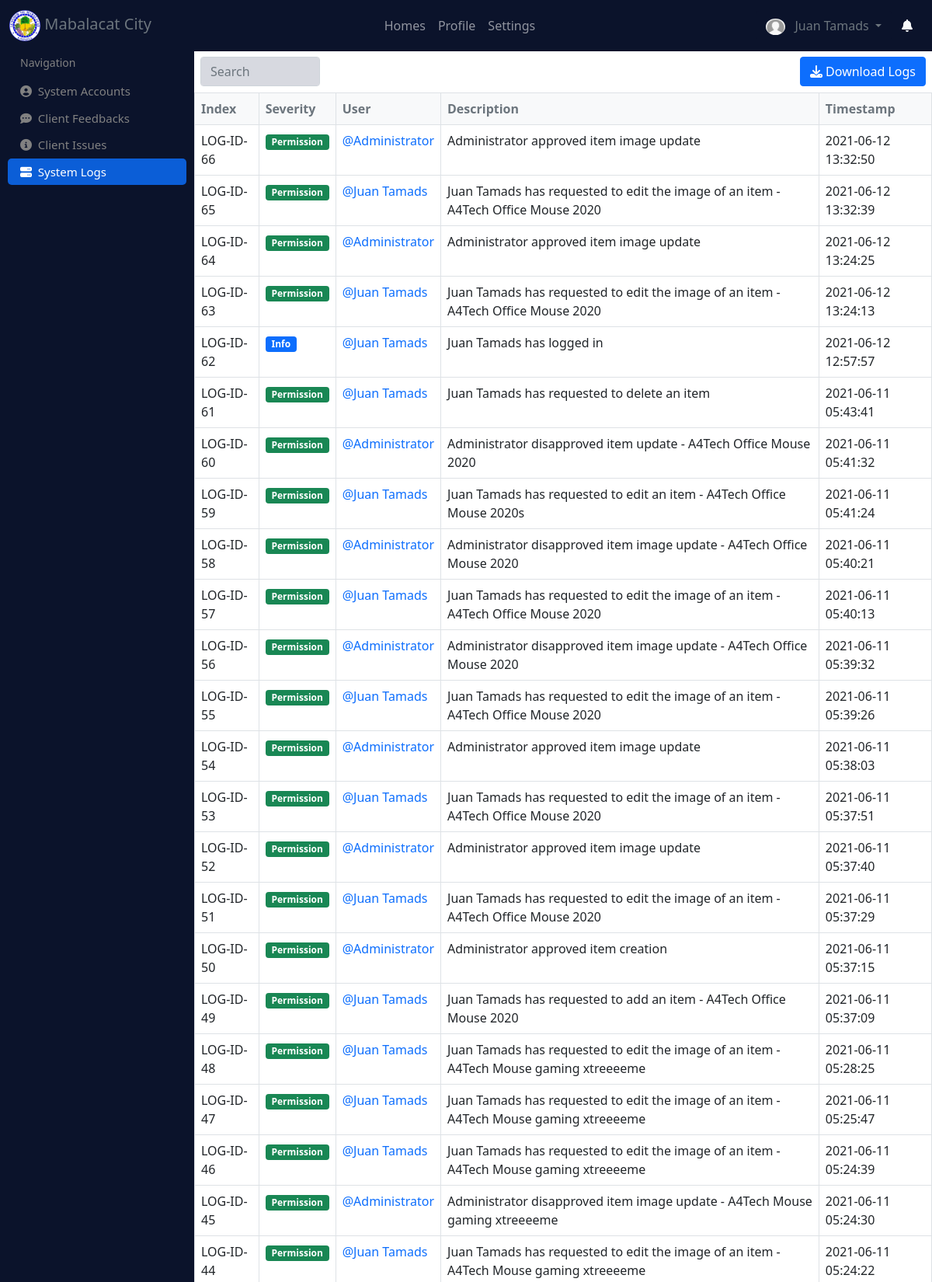
/system_logs (signed in, upper part), run on the app's committed database.
### website/models.py (models this page shows)
class User(db.Model, UserMixin):
    id = db.Column(db.Integer, primary_key=True)
    image = db.Column(db.String(255), default="default.png")
    name = db.Column(db.String(150), unique=True)
    username = db.Column(db.String(150), unique=True)
    password = db.Column(db.String(150))
    email = db.Column(db.String(150), unique=True)
    number = db.Column(db.Integer, unique=True)
    role = db.Column(db.String(150), default="User")
    activated = db.Column(db.Integer, default=0)
    created_at = db.Column(db.DateTime(timezone=True), default=func.now())
    updated_at = db.Column(db.DateTime(timezone=True), default=func.now())
    items = db.relationship('Item')
    feedbacks = db.relationship('Feedback', backref='user')
    issues = db.relationship('Issue', backref='user')
    logs = db.relationship('Log', backref='user')

class Log(db.Model):
    id = db.Column(db.Integer, primary_key=True)
    severity = db.Column(db.String(150))
    description = db.Column(db.Text)
    date = db.Column(db.Date(), default=func.now())
    timestamp = db.Column(db.DateTime(timezone=True), default=func.now())
    user_id = db.Column(db.Integer, db.ForeignKey("user.id"))

### website/management.py (the view)
@management.route('/system_logs')
@login_required
def system_logs():
    logs = Log.query.join(User).filter(Log.user_id==User.id).order_by(desc(Log.timestamp)).all()
    log_date = Log.query.all()
    return render_template("system_logs.html", logs=logs, log_date=log_date)

### website/templates/system_logs.html (shortened to what this page needs)
{% extends "base.html" %}
{% block main_content %}
<div class="sidenav">
    <br><br>
    <span style="padding: 6px 8px 6px 16px; color: #818181; font-size: 14px;">Navigation</span>
    <a href="/accounts" class="mt-2"><i class="fa fa-user-circle" aria-hidden="true"></i>&nbsp;&nbsp;System Accounts</a>
    <a href="/client_feedbacks"><i class="fa fa-commenting" aria-hidden="true"></i>&nbsp;&nbsp;Client Feedbacks</a>
    <a href="/client_issues"><i class="fa fa-info-circle" aria-hidden="true"></i>&nbsp;&nbsp;Client Issues</a>
    <a href="/system_logs" class="active"><i class="fa fa-server" aria-hidden="true"></i>&nbsp;&nbsp;System Logs</a>
</div>
<div class="main" style="margin-top: 65px;">
    <div class="row p-2">
        <div class="col-sm-8">
            <input type="text" placeholder="Search" class="form-control w-25" style="background-color: #d7d9e0;" id="myInput">
        </div>
        <div class="col-sm-4">
            <button class="btn btn-primary float-end"  data-bs-toggle="modal" data-bs-target="#staticBackdrop">
                <i class="fa fa-download" aria-hidden="true"></i>&nbsp;Download Logs
            </button>
        </div>
    </div>
    <table class="table table-bordered">
        <thead class="bg-light text-muted">
            <tr>
                <th>Index</th>
                <th>Severity</th>
                <th>User</th>
                <th>Description</th>
                <th>Timestamp</th>
            </tr>
        </thead>
        <tbody id="itemsTable">
          {% for l in logs %}
          <tr>
            <td>LOG-ID-{{ l.id }}</td>
            <td>
                {% if l.severity == 'Info' %}
                    <span class="badge bg-primary">{{l.severity}}</span>
                {% else %}
                    <span class="badge bg-success">{{l.severity}}</span>
                {% endif %}
            </td>
            <td><a href="/view_account/{{l.user_id}}" style="text-decoration: none;">@{{ l.user.name }}</a></td>
            <td>{{ l.description }}</td>
            <td>{{ l.timestamp }}</td>
          </tr>
          {% endfor %}
        </tbody>
    </table>
</div>
{% endblock %}

### website/templates/base.html (shortened to what this page needs)
<!DOCTYPE html>
<html lang="en">
<head>
    <link href="{{ url_for('static', filename='css/bootstrap.min.css') }}" rel="stylesheet">
    <link href="{{ url_for('static', filename='custom.css') }}" rel="stylesheet">
    <link rel="stylesheet" href="//cdn.datatables.net/1.10.24/css/jquery.dataTables.min.css">
    <link href="{{ url_for('static', filename='css/bootstrap-lightbox.min.css') }}" rel="stylesheet">
</head>
<body>
    <nav class="navbar fixed-top navbar-expand-lg navbar-dark theme_bg">
        <div class="container-fluid">
          <div class="collapse navbar-collapse" id="navbarTogglerDemo01">
            <a class="navbar-brand text-muted" href="/">
                <img src="{{ url_for('static', filename='logo.png') }}" height="40px">
                Mabalacat City
            </a>
            <ul class="navbar-nav mx-auto mb-2 mb-lg-0">
                <li class="nav-item">
                  <a class="nav-link" href="/" {% if request.url_rule.endpoint == "inventory.inventory_home" %}id="nav_active"{% endif %}>Homes</a>
                </li>
              <li class="nav-item">
                <a class="nav-link" href="/profile" {% if request.url_rule.endpoint == "auth.profile" %}id="nav_active"{% endif %}>Profile</a>
              </li>
              <li class="nav-item">
                <a class="nav-link" href="/settings" {% if request.url_rule.endpoint == "auth.settings" %}id="nav_active"{% endif %}>Settings</a>
              </li>
            </ul>
            <div class="d-flex">
                <div class="dropdown">
                    <button class="btn theme_bg text-muted dropdown-toggle" type="button" id="dropdownMenuButton1" data-bs-toggle="dropdown" aria-expanded="false">
                      {% if current_user.image %}
                        <img src="{{ url_for('static', filename='item_images/'+current_user.image) }}" style="border-radius: 50%; width: 25px;">
                      {% else %}
                          <img src="{{ url_for('static', filename='item_images/default.png') }}" style="border-radius: 50%; width: 25px;">
                      {% endif %}
                      {{ current_user.name }}
                    </button>
                </div>
                <a class="btn text-light" href="/item_notification">
                  <i class="fa fa-bell" aria-hidden="true"></i>
                </a>
            </div>
          </div>
        </div>
      </nav>
    {% block main_content %}
    {% endblock %}
</body>
</html>

### website/static/custom.css (style rules this page uses)
.theme_bg { background-color: #0b132b; }

### website/templates/base.html (style rules this page uses)
.theme_bg { background-color: #0b132b; }

### website/templates/system_logs.html (style rules this page uses)
.sidenav { height: 100%; width: 250px; position: fixed; z-index: 1; top: 0; left: 0; background-color: #0b132b; overflow-x: hidden; padding-top: 20px; padding-left: 10px; padding-right: 10px; }
.sidenav a { padding: 6px 8px 6px 16px; text-decoration: none; font-size: 15px; color: #818181; display: block; }
.main { margin-left: 250px; }
.sidenav .active { background-color: #0b5ed7; color: white; border-radius: 5px; }

### data on the page
User: image (placeholder picture), name "Juan Tamads"
Log: id "66", severity "Permission", user.name "Administrator", description "Administrator approved item image update", timestamp "2021-06-12 13:32:50"
Log: id "65", severity "Permission", user.name "Juan Tamads", description "Juan Tamads has requested to edit the image of an item - A4Tech Office Mouse 2020", timestamp "2021-06-12 13:32:39"
Log: id "64", severity "Permission", user.name "Administrator", description "Administrator approved item image update", timestamp "2021-06-12 13:24:25"
Log: id "63", severity "Permission", user.name "Juan Tamads", description "Juan Tamads has requested to edit the image of an item - A4Tech Office Mouse 2020", timestamp "2021-06-12 13:24:13"
Log: id "62", severity "Info", user.name "Juan Tamads", description "Juan Tamads has logged in", timestamp "2021-06-12 12:57:57"
Log: id "61", severity "Permission", user.name "Juan Tamads", description "Juan Tamads has requested to delete an item", timestamp "2021-06-11 05:43:41"
Log: id "60", severity "Permission", user.name "Administrator", description "Administrator disapproved item update - A4Tech Office Mouse 2020", timestamp "2021-06-11 05:41:32"
Log: id "59", severity "Permission", user.name "Juan Tamads", description "Juan Tamads has requested to edit an item - A4Tech Office Mouse 2020s", timestamp "2021-06-11 05:41:24"
Log: id "58", severity "Permission", user.name "Administrator", description "Administrator disapproved item image update - A4Tech Office Mouse 2020", timestamp "2021-06-11 05:40:21"
Log: id "57", severity "Permission", user.name "Juan Tamads", description "Juan Tamads has requested to edit the image of an item - A4Tech Office Mouse 2020", timestamp "2021-06-11 05:40:13"
Log: id "56", severity "Permission", user.name "Administrator", description "Administrator disapproved item image update - A4Tech Office Mouse 2020", timestamp "2021-06-11 05:39:32"
Log: id "55", severity "Permission", user.name "Juan Tamads", description "Juan Tamads has requested to edit the image of an item - A4Tech Office Mouse 2020", timestamp "2021-06-11 05:39:26"
Log: id "54", severity "Permission", user.name "Administrator", description "Administrator approved item image update", timestamp "2021-06-11 05:38:03"
Log: id "53", severity "Permission", user.name "Juan Tamads", description "Juan Tamads has requested to edit the image of an item - A4Tech Office Mouse 2020", timestamp "2021-06-11 05:37:51"
Log: id "52", severity "Permission", user.name "Administrator", description "Administrator approved item image update", timestamp "2021-06-11 05:37:40"
Log: id "51", severity "Permission", user.name "Juan Tamads", description "Juan Tamads has requested to edit the image of an item - A4Tech Office Mouse 2020", timestamp "2021-06-11 05:37:29"
Log: id "50", severity "Permission", user.name "Administrator", description "Administrator approved item creation", timestamp "2021-06-11 05:37:15"
Log: id "49", severity "Permission", user.name "Juan Tamads", description "Juan Tamads has requested to add an item - A4Tech Office Mouse 2020", timestamp "2021-06-11 05:37:09"
Log: id "48", severity "Permission", user.name "Juan Tamads", description "Juan Tamads has requested to edit the image of an item - A4Tech Mouse gaming xtreeeeme", timestamp "2021-06-11 05:28:25"
Log: id "47", severity "Permission", user.name "Juan Tamads", description "Juan Tamads has requested to edit the image of an item - A4Tech Mouse gaming xtreeeeme", timestamp "2021-06-11 05:25:47"
Log: id "46", severity "Permission", user.name "Juan Tamads", description "Juan Tamads has requested to edit the image of an item - A4Tech Mouse gaming xtreeeeme", timestamp "2021-06-11 05:24:39"
Log: id "45", severity "Permission", user.name "Administrator", description "Administrator disapproved item image update - A4Tech Mouse gaming xtreeeeme", timestamp "2021-06-11 05:24:30"
Log: id "44", severity "Permission", user.name "Juan Tamads", description "Juan Tamads has requested to edit the image of an item - A4Tech Mouse gaming xtreeeeme", timestamp "2021-06-11 05:24:22"
